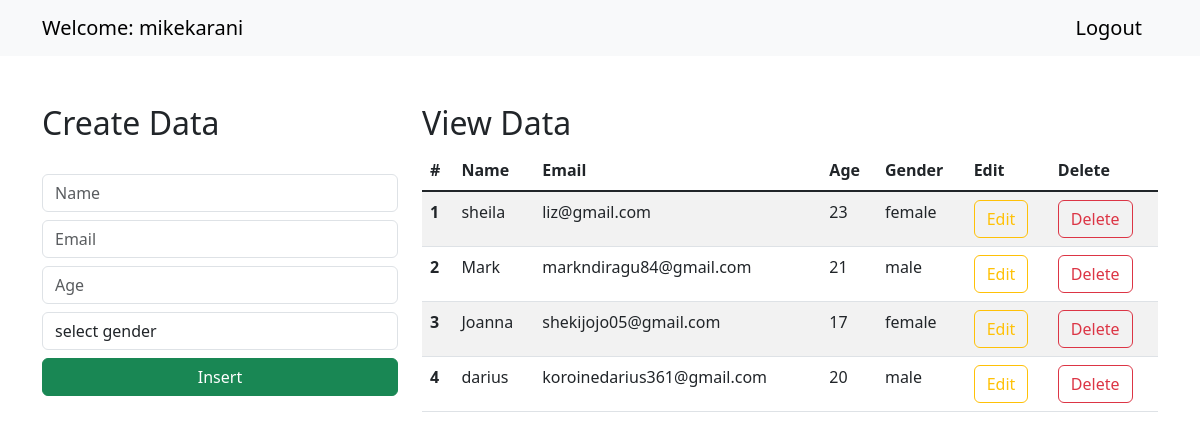
The app's page / (signed in) with its own data.
### CRUD/models.py (models this page shows)
class Student(models.Model):
    name = models.CharField(max_length=30,blank=False,null=False)
    email = models.EmailField()
    age = models.IntegerField()
    gender = models.CharField(max_length=30,blank=False,null=False)

### CRUD/views.py (the view)
# urls.py: path('', views.index, name='my-index'),
def index(request):
    data = Student.objects.all()
    context = {"data": data}
    return render(request, "index.html", context)

### templates/index.html (shortened to what this page needs)
<!doctype html>
<html lang="en">
    <link href="https://cdn.jsdelivr.net/npm/bootstrap@5.3.0-alpha1/dist/css/bootstrap.min.css" rel="stylesheet">
  <head>
  </head>
  <body>
    <nav class="navbar navbar-expand-lg bg-body-tertiary">
        <div class="container-md">
          <a class="navbar-brand" href="/">Welcome: {{request.user}}</a>
          <a class="navbar-brand" href="/logout">Logout</a>
        </div>
      </nav>
      <div class="container mt-5">
        <div class="row">
            <div class="col-md-4">
                <h2>Create Data</h2>
                <br>
                <form action="/insert" method="post">{% csrf_token %}
                    <div class="form-group">
                        <input type="text" class="form-control" placeholder="Name" name="name" required>
                    </div>
                    <div class="form-group">
                        <input type="email" class="form-control  mt-2" placeholder="Email" name="email" required>
                    </div>
                    <div class="form-group">
                        <input type="number" class="form-control  mt-2" placeholder="Age" name="age" required>
                    </div>
                    <div class="form-group mt-2">
                        <select id="gender" name="gender" class="form-control" required>
                            <option selected>select gender</option>
                        </select>
                    </div>
                    <div class="d-grid gap-2">
                        <button class="btn btn-success mt-2" type="submit">Insert</button>
                    </div>
                </form>
            </div>
            <div class="col-md-8">
                <h2>View Data</h2>
                <table class="table table-striped table-hover">
                    <thead>
                      <tr>
                        <th scope="col">#</th>
                        <th scope="col">Name</th>
                        <th scope="col">Email</th>
                        <th scope="col">Age</th>
                        <th scope="col">Gender</th>
                        <th scope="col">Edit</th>
                        <th scope="col">Delete</th>
                      </tr>
                    </thead>
                    <tbody class="table-group-divider">
                    {% for d in data %}
                      <tr>
                        <th scope="row">{{d.id}}</th>
                        <td>{{d.name}}</td>
                        <td>{{d.email}}</td>
                        <td>{{d.age}}</td>
                        <td>{{d.gender}}</td>
                        <td><a href="/update/{{d.id}}" type="button" class="btn btn-outline-warning">Edit</a></td>
                        <td><a href="/delete/{{d.id}}" type="button" class="btn btn-outline-danger">Delete</a></td>
                      </tr>
                    {% endfor %}
                    </tbody>
                  </table>
            </div>
        </div>
      </div>
  </body>
</html>

### records on screen
Student: id "1", name "sheila", email "liz@gmail.com", age "23", gender "female"
Student: id "2", name "Mark", email "markndiragu84@gmail.com", age "21", gender "male"
Student: id "3", name "Joanna", email "shekijojo05@gmail.com", age "17", gender "female"
Student: id "4", name "darius", email "koroinedarius361@gmail.com", age "20", gender "male"

### other values on screen
{{ request.user }} "mikekarani"
